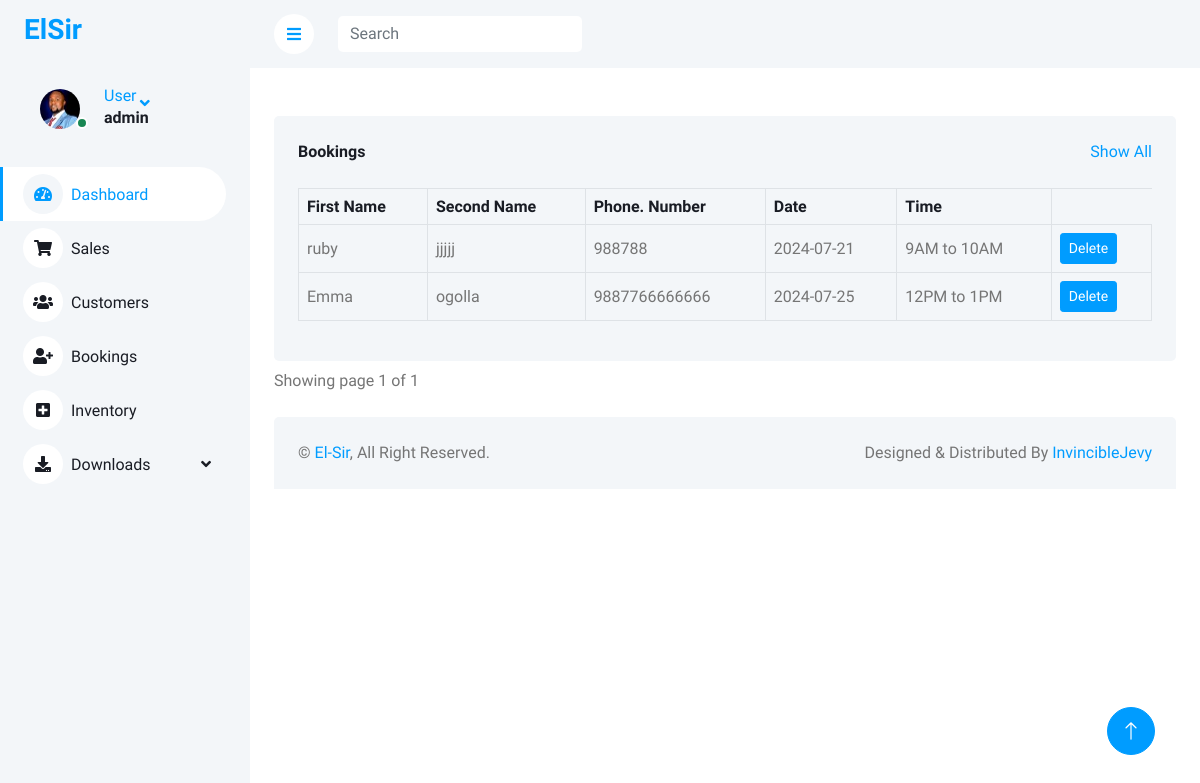
/bookings/ (signed in), run on an earlier commit of the app's database.
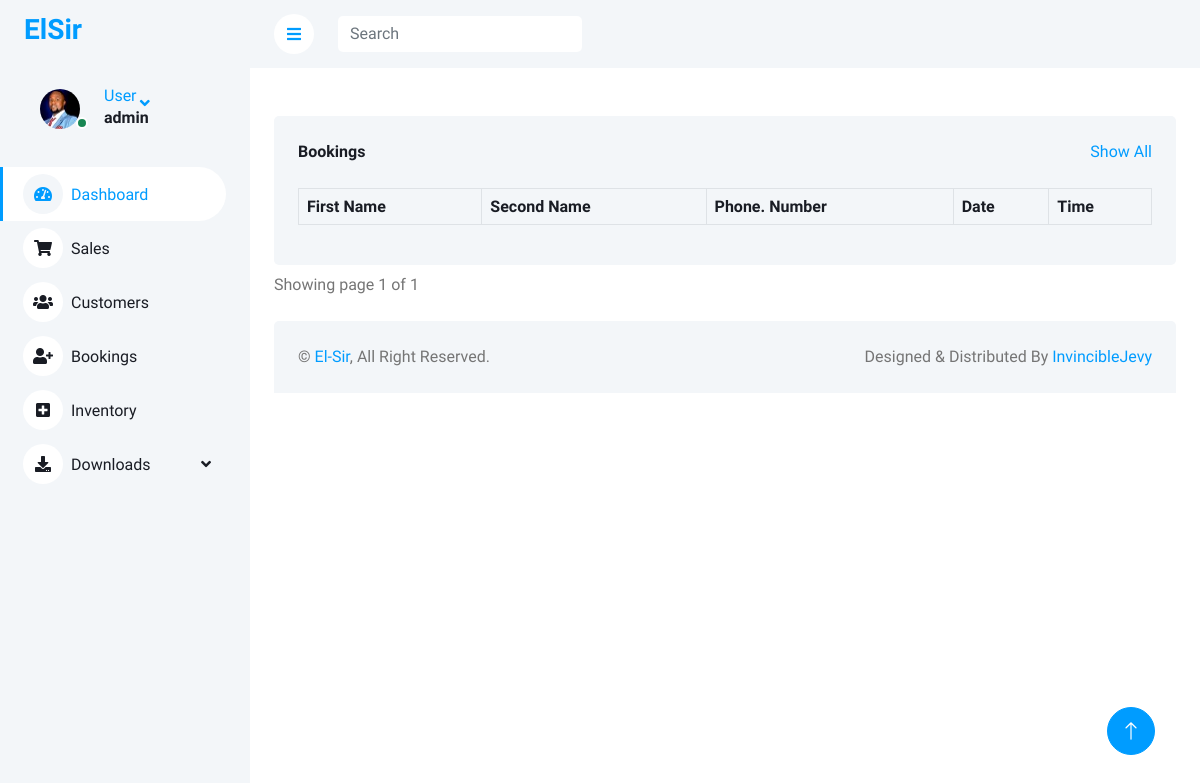
And on a later commit of the database.
### elsiruser/models.py (models this page shows, shortened)
class Booking(models.Model):
    first_name = models.CharField(max_length=50, null=False)
    second_name = models.CharField(max_length=50, null=False)
    phone_number = models.IntegerField(null=False)
    book_date = models.CharField(max_length=50)
    book_time= models.CharField(max_length=50, default="", null=False)

### elsiruser/views.py (the view)
# urls.py: path('bookings/',views.bookings, name="bookings"),
@login_required(login_url='login')
def bookings(request):
    book = Booking.objects.all()
    paginator = Paginator(book,8)
    page_number = request.GET.get('page')
    page_obj =Paginator.get_page(paginator, page_number)
    context = {'book':book,'page_obj':page_obj}
    return render(request,'bookings.html',context)

### elsiruser/templates/bookings.html (shortened to what this page needs)
{% extends 'base.html' %}
{% load static %}
{% block content %}
{%include 'sidebar.html' %}
        <div class="content">
            <nav class="navbar navbar-expand bg-light navbar-light sticky-top px-4 py-0">
                <a href="{% url 'dashboard' %}" class="sidebar-toggler flex-shrink-0">
                    <i class="fa fa-bars"></i>
                </a>
                <form class="d-md-flex mt-3 ms-4">
                    <input class="form-control border-0" type="search" placeholder="Search">
                </form>
            </nav>
            <div class="container-fluid pt-4 px-4">
            </div>
            <div class="container-fluid pt-4 px-4">
                <div class="bg-light text-center rounded p-4">
                    <div class="d-flex align-items-center justify-content-between mb-4">
                        <h6 class="mb-0">Bookings</h6>
                        <a href="">Show All</a>
                    </div>
                    <div class="table-responsive">
                    <form action="{% url 'customers' %}" method="post">
                        <table class="table text-start align-middle table-bordered table-hover mb-0">
                            <thead>
                                <tr class="text-dark">
                                    <th scope="col">First Name</th>
                                    <th scope="col">Second Name</th>
                                    <th scope="col">Phone. Number</th>
                                    <th scope="col">Date</th>
                                    <th scope="col">Time</th>
                                </tr>
                            </thead>
                            <tbody>
                            {% for book in page_obj %}
                                <tr>
                                    <td >{{book.first_name}}</td>
                                    <td>{{book.second_name}}</td>
                                    <td>{{book.phone_number}}</td>
                                    <td>{{book.book_date}}</td>
                                    <td>{{book.book_time}}</td>
                                    <td><a class="btn btn-sm btn-primary"href="{% url 'delete_bookings' book.id %}">Delete</a></td>
                                </tr>
                            {% endfor %}
                            </tbody>
                        </table>
                    </form>
                    </div>
                </div>
                <div class="pagination-container pt-2">
                    <div class="row">
                        <div class="col-md-9">
                            Showing page {{page_obj.number}} of {{ page_obj.paginator.num_pages }}
                          </div>
                          <ul class="pagination align-right float-right mr-auto , col-md-3">
                            </ul>
                    </div>
                </div>
            </div>
{% endblock %}

What changed in the data, as far as the page shows it:
removed Booking: first_name "ruby", second_name "jjjjj", phone_number "988788", book_date "2024-07-21", book_time "9AM to 10AM"
removed Booking: first_name "Emma", second_name "ogolla", phone_number "9887766666666", book_date "2024-07-25", book_time "12PM to 1PM"
